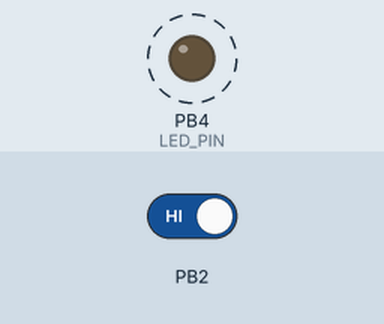
Simulated run of this sketch. Board: ATtiny85, built with avr-gcc and run on an emulated ATtiny85. Parts: output pins drawn as LEDs (lit = HIGH). Dashed ring = blinking. The inputs (shaded band) are chosen by the test bench; at power-on: PB2 HIGH. Sleep ends after the set time or at an interrupt.

Above: at 4.7 s.
4.8 s: PB2 driven HIGH
At 5.7 s:
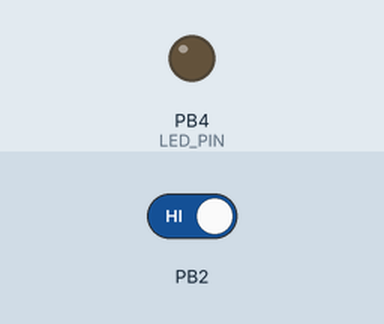
Timing chart, 0 to 7.8 s (numbered marks = the images above; inputs shaded):
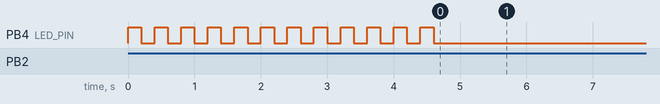

Measured:
- after the input at 4.8 s, every drawn part: stays the same
- by itself, PB4 (LED_PIN): alternates HIGH for 0.20 s and LOW for 0.20 s

The sketch:

SleepMode.ino
```cpp
/*

  SleepMode
  Test sleep mode with an ATtiny85 processor on a breadboard

  For info and circuit diagrams see https://github.com/tardate/LittleArduinoProjects/tree/main/playground/ATtiny/SleepMode

 */

#include <avr/sleep.h>

#define INTERRUPT 0 // digital pin 2 / ATtiny pin 7
#define LED_PIN 4

void setup() {
  pinMode(LED_PIN, OUTPUT);
  attachInterrupt(INTERRUPT, wakeyWakey, LOW);
}

void loop() {
  performOperation();
  gotoSleep();
}

void gotoSleep() {
  set_sleep_mode(SLEEP_MODE_PWR_DOWN);
  sleep_mode();
}

void wakeyWakey() {
  // NOP
}

void performOperation() {
  for(int i=0; i<24; i++) flashLed();
}

void flashLed() {
  static boolean output = HIGH;
  digitalWrite(LED_PIN, output);
  delay(200);
  output = !output;
}
```
